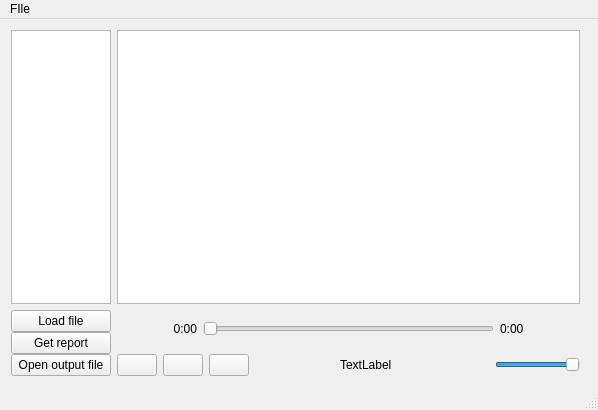
<?xml version="1.0" encoding="UTF-8"?>
<ui version="4.0">
 <class>MainWindow</class>
 <widget class="QMainWindow" name="MainWindow">
  <property name="geometry">
   <rect>
    <x>0</x>
    <y>0</y>
    <width>598</width>
    <height>410</height>
   </rect>
  </property>
  <property name="windowTitle">
   <string>Failamp</string>
  </property>
  <widget class="QWidget" name="centralWidget">
   <property name="sizePolicy">
    <sizepolicy hsizetype="Maximum" vsizetype="Maximum">
     <horstretch>0</horstretch>
     <verstretch>0</verstretch>
    </sizepolicy>
   </property>
   <widget class="QWidget" name="gridLayoutWidget">
    <property name="geometry">
     <rect>
      <x>0</x>
      <y>0</y>
      <width>591</width>
      <height>368</height>
     </rect>
    </property>
    <layout class="QGridLayout" name="gridLayout">
     <item row="1" column="1">
      <layout class="QHBoxLayout" name="horizontalLayout_4">
       <item>
        <widget class="QLabel" name="currentTimeLabel">
         <property name="minimumSize">
          <size>
           <width>80</width>
           <height>0</height>
          </size>
         </property>
         <property name="text">
          <string>0:00</string>
         </property>
         <property name="alignment">
          <set>Qt::AlignRight|Qt::AlignTrailing|Qt::AlignVCenter</set>
         </property>
        </widget>
       </item>
       <item>
        <widget class="QSlider" name="timeSlider">
         <property name="orientation">
          <enum>Qt::Horizontal</enum>
         </property>
        </widget>
       </item>
       <item>
        <widget class="QLabel" name="totalTimeLabel">
         <property name="minimumSize">
          <size>
           <width>80</width>
           <height>0</height>
          </size>
         </property>
         <property name="text">
          <string>0:00</string>
         </property>
         <property name="alignment">
          <set>Qt::AlignLeading|Qt::AlignLeft|Qt::AlignVCenter</set>
         </property>
        </widget>
       </item>
      </layout>
     </item>
     <item row="0" column="0">
      <widget class="QListView" name="listView">
       <property name="maximumSize">
        <size>
         <width>100</width>
         <height>16777215</height>
        </size>
       </property>
      </widget>
     </item>
     <item row="2" column="1">
      <layout class="QHBoxLayout" name="horizontalLayout_5">
       <item>
        <widget class="QPushButton" name="playButton">
         <property name="text">
          <string/>
         </property>
         <property name="icon">
          <iconset>
           <normaloff>images/control.png</normaloff>images/control.png</iconset>
         </property>
        </widget>
       </item>
       <item>
        <widget class="QPushButton" name="pauseButton">
         <property name="text">
          <string/>
         </property>
         <property name="icon">
          <iconset>
           <normaloff>images/control-pause.png</normaloff>images/control-pause.png</iconset>
         </property>
        </widget>
       </item>
       <item>
        <widget class="QPushButton" name="stopButton">
         <property name="text">
          <string/>
         </property>
         <property name="icon">
          <iconset>
           <normaloff>images/control-stop-square.png</normaloff>images/control-stop-square.png</iconset>
         </property>
        </widget>
       </item>
       <item>
        <spacer name="horizontalSpacer_2">
         <property name="orientation">
          <enum>Qt::Horizontal</enum>
         </property>
         <property name="sizeHint" stdset="0">
          <size>
           <width>40</width>
           <height>20</height>
          </size>
         </property>
        </spacer>
       </item>
       <item>
        <widget class="QLabel" name="label_2">
         <property name="text">
          <string>TextLabel</string>
         </property>
        </widget>
       </item>
       <item>
        <spacer name="horizontalSpacer">
         <property name="orientation">
          <enum>Qt::Horizontal</enum>
         </property>
         <property name="sizeHint" stdset="0">
          <size>
           <width>40</width>
           <height>20</height>
          </size>
         </property>
        </spacer>
       </item>
       <item>
        <widget class="QLabel" name="label">
         <property name="text">
          <string/>
         </property>
         <property name="pixmap">
          <pixmap>images/speaker-volume.png</pixmap>
         </property>
        </widget>
       </item>
       <item>
        <widget class="QSlider" name="volumeSlider">
         <property name="maximum">
          <number>100</number>
         </property>
         <property name="value">
          <number>100</number>
         </property>
         <property name="orientation">
          <enum>Qt::Horizontal</enum>
         </property>
        </widget>
       </item>
      </layout>
     </item>
     <item row="1" column="0" rowspan="2">
      <layout class="QVBoxLayout" name="verticalLayout_2">
       <property name="spacing">
        <number>0</number>
       </property>
       <property name="topMargin">
        <number>0</number>
       </property>
       <property name="bottomMargin">
        <number>0</number>
       </property>
       <item>
        <widget class="QPushButton" name="pushButton_4">
         <property name="text">
          <string>Load file</string>
         </property>
        </widget>
       </item>
       <item>
        <widget class="QPushButton" name="pushButton_3">
         <property name="text">
          <string>Get report</string>
         </property>
        </widget>
       </item>
       <item>
        <widget class="QPushButton" name="pushButton_2">
         <property name="text">
          <string>Open output file</string>
         </property>
        </widget>
       </item>
      </layout>
     </item>
     <item row="0" column="1">
      <widget class="QListView" name="playlistView">
       <property name="acceptDrops">
        <bool>true</bool>
       </property>
       <property name="showDropIndicator" stdset="0">
        <bool>true</bool>
       </property>
       <property name="dragDropMode">
        <enum>QAbstractItemView::DropOnly</enum>
       </property>
       <property name="defaultDropAction">
        <enum>Qt::CopyAction</enum>
       </property>
       <property name="alternatingRowColors">
        <bool>true</bool>
       </property>
       <property name="uniformItemSizes">
        <bool>true</bool>
       </property>
      </widget>
     </item>
    </layout>
   </widget>
  </widget>
  <widget class="QMenuBar" name="menuBar">
   <property name="geometry">
    <rect>
     <x>0</x>
     <y>0</y>
     <width>598</width>
     <height>20</height>
    </rect>
   </property>
   <widget class="QMenu" name="menuFIle">
    <property name="title">
     <string>FIle</string>
    </property>
    <addaction name="open_file_action"/>
   </widget>
   <addaction name="menuFIle"/>
  </widget>
  <widget class="QStatusBar" name="statusBar"/>
  <action name="open_file_action">
   <property name="text">
    <string>Open file...</string>
   </property>
  </action>
 </widget>
 <layoutdefault spacing="6" margin="11"/>
 <resources/>
 <connections/>
</ui>
